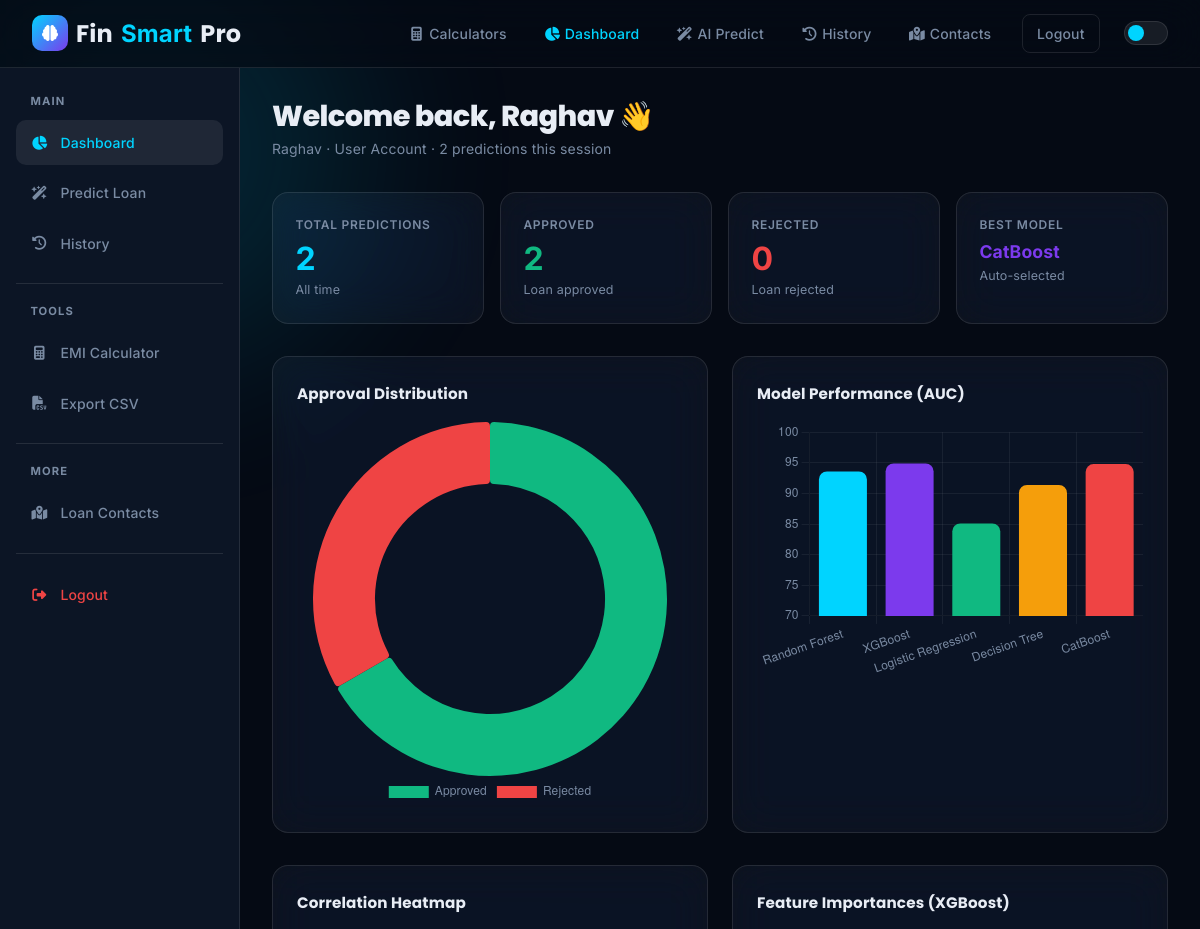
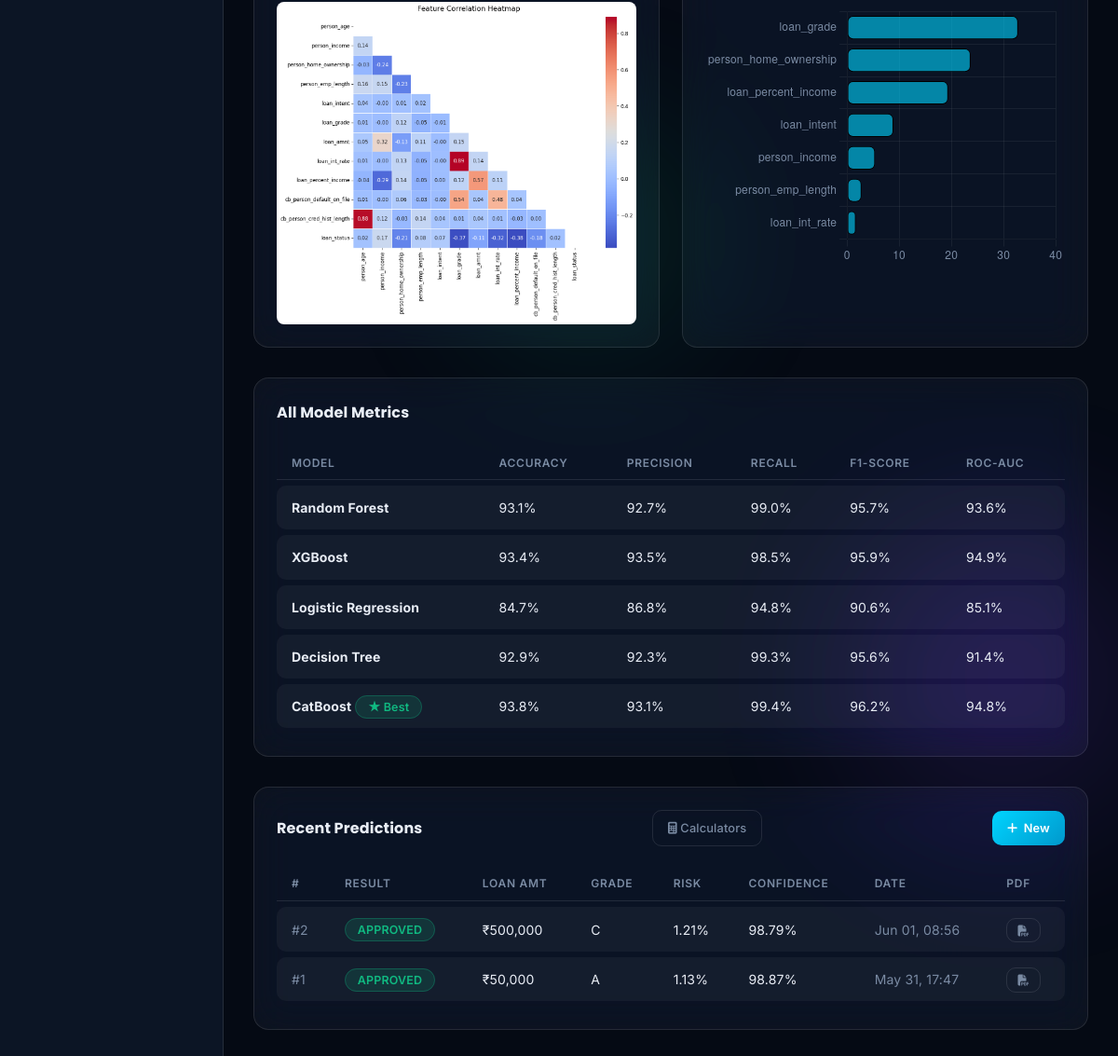
The page /dashboard (signed in) on the database its author committed (2 pictures, top to bottom).
### app.py (models this page shows)
class User(db.Model):
    id           = db.Column(db.Integer, primary_key=True)
    username     = db.Column(db.String(80), unique=True, nullable=False)
    email        = db.Column(db.String(120), unique=True, nullable=False)
    password     = db.Column(db.String(200), nullable=False)
    role         = db.Column(db.String(20), default='user')
    created_at   = db.Column(db.DateTime, default=datetime.datetime.utcnow)
    predictions  = db.relationship('Prediction', backref='user', lazy=True)

class Prediction(db.Model):
    id                         = db.Column(db.Integer, primary_key=True)
    user_id                    = db.Column(db.Integer, db.ForeignKey('user.id'), nullable=False)
    person_age                 = db.Column(db.Float)
    person_income              = db.Column(db.Float)
    person_home_ownership      = db.Column(db.String(20))
    person_emp_length          = db.Column(db.Float)
    loan_intent                = db.Column(db.String(30))
    loan_grade                 = db.Column(db.String(5))
    loan_amnt                  = db.Column(db.Float)
    loan_int_rate              = db.Column(db.Float)
    loan_percent_income        = db.Column(db.Float)
    cb_person_default_on_file  = db.Column(db.String(5))
    cb_person_cred_hist_length = db.Column(db.Float)
    result                     = db.Column(db.String(20))
    risk_pct                   = db.Column(db.Float)
    confidence                 = db.Column(db.Float)
    recommendation             = db.Column(db.Text)
    created_at                 = db.Column(db.DateTime, default=datetime.datetime.utcnow)

### app.py (the view)
@app.route('/dashboard')
@login_required
def dashboard():
    u     = db.session.get(User, session['user_id'])
    preds = Prediction.query.filter_by(user_id=u.id)\
                .order_by(Prediction.created_at.desc()).limit(10).all()
    return render_template('dashboard.html', user=u, predictions=preds, meta=model_meta)

### app.py (called while the page is built)
def login_required(f):
    @wraps(f)
    def decorated(*args, **kwargs):
        if 'user_id' not in session:
            return redirect(url_for('login'))
        return f(*args, **kwargs)
    return decorated

### templates/dashboard.html (shortened to what this page needs)
{% extends "base.html" %}
{% block content %}
<div class="layout-inner">
  <aside class="sidebar">
    <div class="sidebar-label">Main</div>
    <a href="{{ url_for('dashboard') }}" class="sidebar-link active"><i class="fa fa-chart-pie"></i> Dashboard</a>
    <a href="{{ url_for('predict_page') }}" class="sidebar-link"><i class="fa fa-wand-magic-sparkles"></i> Predict Loan</a>
    <a href="{{ url_for('history') }}" class="sidebar-link"><i class="fa fa-clock-rotate-left"></i> History</a>
    <div class="sidebar-divider"></div>
    <div class="sidebar-label">Tools</div>
    <a href="{{ url_for('predict_page') }}#emi" class="sidebar-link"><i class="fa fa-calculator"></i> EMI Calculator</a>
    <a href="{{ url_for('export_csv') }}" class="sidebar-link"><i class="fa fa-file-csv"></i> Export CSV</a>
    <div class="sidebar-divider"></div>
    <div class="sidebar-label">More</div>
    <a href="{{ url_for('loan_contacts') }}" class="sidebar-link{% if request.endpoint == 'loan_contacts' %} active{% endif %}"><i class="fa fa-map-location-dot"></i> Loan Contacts</a>
    <div class="sidebar-divider"></div>
    <a href="{{ url_for('logout') }}" class="sidebar-link" style="color:var(--red)"><i class="fa fa-right-from-bracket"></i> Logout</a>
  </aside>
  <main class="main-area">
    <div class="page-header">
      <h1>Welcome back, {{ user.username }} 👋</h1>
      <p>{{ user.email }} · {{ user.role.title() }} Account · {{ predictions|length }} predictions this session</p>
    </div>
    <div class="metrics-grid">
      {% set all_preds = predictions %}
      {% set approved = all_preds|selectattr('result','eq','APPROVED')|list|length %}
      {% set rejected = all_preds|length - approved %}
      <div class="glass metric-card">
        <div class="metric-label">Total Predictions</div>
        <div class="metric-value" style="color:var(--accent)">{{ all_preds|length }}</div>
        <div class="metric-sub">All time</div>
      </div>
      <div class="glass metric-card">
        <div class="metric-label">Approved</div>
        <div class="metric-value" style="color:var(--green)">{{ approved }}</div>
        <div class="metric-sub">Loan approved</div>
      </div>
      <div class="glass metric-card">
        <div class="metric-label">Rejected</div>
        <div class="metric-value" style="color:var(--red)">{{ rejected }}</div>
        <div class="metric-sub">Loan rejected</div>
      </div>
      <div class="glass metric-card">
        <div class="metric-label">Best Model</div>
        <div class="metric-value" style="font-size:1.1rem;color:var(--accent2)">{{ meta.best_model_name }}</div>
        <div class="metric-sub">Auto-selected</div>
      </div>
    </div>
    <div class="chart-grid">
      <div class="glass chart-card">
        <div class="chart-title">Approval Distribution</div>
        <canvas id="approvalChart" height="200"></canvas>
      </div>
      <div class="glass chart-card">
        <div class="chart-title">Model Performance (AUC)</div>
        <canvas id="modelChart" height="200"></canvas>
      </div>
    </div>
    <div class="chart-grid" style="margin-bottom:2rem;">
      <div class="glass chart-card">
        <div class="chart-title">Correlation Heatmap</div>
        <img src="/static/img/heatmap.png" alt="Heatmap" style="width:100%;border-radius:8px;"/>
      </div>
      <div class="glass chart-card">
        <div class="chart-title">Feature Importances (XGBoost)</div>
        <canvas id="featureChart" height="220"></canvas>
      </div>
    </div>
    <div class="glass" style="padding:1.5rem;margin-bottom:2rem;border-radius:var(--radius);">
      <div class="recent-title">All Model Metrics</div>
      <div style="overflow-x:auto;">
        <table class="smart-table">
          <thead><tr>
            <th>Model</th><th>Accuracy</th><th>Precision</th><th>Recall</th><th>F1-Score</th><th>ROC-AUC</th>
          </tr></thead>
          <tbody>
          {% for name, m in meta.all_model_metrics.items() %}
          <tr>
            <td><b>{{ name }}</b> {% if name == meta.best_model_name %}<span class="badge-approved">★ Best</span>{% endif %}</td>
            <td>{{ (m.accuracy*100)|round(1) }}%</td>
            <td>{{ (m.precision*100)|round(1) }}%</td>
            <td>{{ (m.recall*100)|round(1) }}%</td>
            <td>{{ (m.f1*100)|round(1) }}%</td>
            <td>{{ (m.roc_auc*100)|round(1) }}%</td>
          </tr>
          {% endfor %}
          </tbody>
        </table>
      </div>
    </div>
    <div class="glass" style="padding:1.5rem;border-radius:var(--radius);">
      <div style="display:flex;justify-content:space-between;align-items:center;margin-bottom:1rem;">
        <div class="recent-title" style="margin:0;">Recent Predictions</div>
        <a href="{{ url_for('calculators') }}" class="btn-ghost" style="font-size:0.8rem;padding:0.5rem 1rem;">
                <i class="fa fa-calculator"></i> Calculators
              </a>
              <a href="{{ url_for('predict_page') }}" class="btn-primary-smart" style="font-size:0.8rem;padding:0.5rem 1rem;">
          <i class="fa fa-plus"></i> New
        </a>
      </div>
      {% if predictions %}
      <div style="overflow-x:auto;">
        <table class="smart-table">
          <thead><tr><th>#</th><th>Result</th><th>Loan Amt</th><th>Grade</th><th>Risk</th><th>Confidence</th><th>Date</th><th>PDF</th></tr></thead>
          <tbody>
          {% for p in predictions %}
          <tr>
            <td style="color:var(--text-muted)">#{{ p.id }}</td>
            <td><span class="{{ 'badge-approved' if p.result=='APPROVED' else 'badge-rejected' }}">{{ p.result }}</span></td>
            <td>₹{{ "{:,.0f}".format(p.loan_amnt) }}</td>
            <td>{{ p.loan_grade or '–' }}</td>
            <td>{{ p.risk_pct }}%</td>
            <td>{{ p.confidence }}%</td>
            <td style="color:var(--text-muted)">{{ p.created_at.strftime('%b %d, %H:%M') }}</td>
            <td><a href="{{ url_for('export_pdf', pred_id=p.id) }}" class="btn-ghost" style="padding:0.3rem 0.7rem;font-size:0.75rem;"><i class="fa fa-file-pdf"></i></a></td>
          </tr>
          {% endfor %}
          </tbody>
        </table>
      </div>
      {% else %}
      <div style="text-align:center;padding:2rem;color:var(--text-muted);">
        <i class="fa fa-brain fa-2x" style="margin-bottom:0.75rem;opacity:0.3;"></i>
        <p>No predictions yet. <a href="{{ url_for('predict_page') }}" style="color:var(--accent);">Make your first prediction →</a></p>
      </div>
      {% endif %}
    </div>
  </main>
</div>
<script>
const isDark = document.documentElement.getAttribute('data-theme') === 'dark';
const gridColor = isDark ? 'rgba(255,255,255,0.06)' : 'rgba(0,0,0,0.06)';
const textColor = isDark ? '#7a8ba3' : '#5a6a82';
Chart.defaults.color = textColor;
// Approval Donut
const approved = {{ approved }};
const rejected = {{ rejected }};
new Chart(document.getElementById('approvalChart'), {
  type: 'doughnut',
  data: {
    labels: ['Approved','Rejected'],
    datasets:[{ data:[approved||1, rejected||1], backgroundColor:['#10b981','#ef4444'], borderWidth:0, borderRadius:4 }]
  },
  options: { plugins:{ legend:{ position:'bottom' } }, cutout:'65%' }
});
// Model AUC Bar
const modelNames = {{ meta.all_model_metrics.keys()|list|tojson }};
const aucVals    = {{ meta.all_model_metrics.values()|map(attribute='roc_auc')|list|tojson }};
new Chart(document.getElementById('modelChart'), {
  type:'bar',
  data:{ labels:modelNames, datasets:[{
    label:'ROC-AUC',
    data: aucVals.map(v=>+(v*100).toFixed(1)),
    backgroundColor:['#00d4ff','#7c3aed','#10b981','#f59e0b','#ef4444'],
    borderRadius:8, borderSkipped:false
  }]},
  options:{ plugins:{legend:{display:false}}, scales:{y:{min:70,max:100,grid:{color:gridColor}},x:{grid:{color:gridColor}}}}
});
// Feature Importance
fetch('/api/model-metrics').then(r=>r.json()).then(meta => {
  const fi = meta.feature_importances?.xgboost || [];
  const labels = fi.slice(0,7).map(x=>x[0]);
  const vals   = fi.slice(0,7).map(x=>+(x[1]*100).toFixed(1));
  new Chart(document.getElementById('featureChart'), {
    type:'bar',
    data:{ labels, datasets:[{ label:'Importance %', data:vals,
      backgroundColor:'rgba(0,212,255,0.6)', borderColor:'var(--accent)',
      borderWidth:1, borderRadius:6, borderSkipped:false }]},
    options:{
      indexAxis:'y',
      plugins:{legend:{display:false}},
      scales:{ x:{grid:{color:gridColor}}, y:{grid:{color:gridColor}} }
    }
  });
});
</script>
{% endblock %}

### templates/base.html (shortened to what this page needs)
<!DOCTYPE html>
<html lang="en" data-theme="dark">
<head>
  <link href="https://cdnjs.cloudflare.com/ajax/libs/bootstrap/5.3.3/css/bootstrap.min.css" rel="stylesheet"/>
  <link href="https://cdnjs.cloudflare.com/ajax/libs/font-awesome/6.5.2/css/all.min.css" rel="stylesheet"/>
</head>
<body>
<div class="bg-canvas">
  <div class="bg-orb"></div>
</div>
<nav class="navbar-smart">
  <a href="{{ url_for('index') }}" class="nav-brand">
    <span class="brand-icon"><i class="fa-solid fa-brain"></i></span>
    Fin<span style="color:var(--accent)">Smart</span> Pro
  </a>
  <div class="nav-links">
    <a href="{{ url_for('calculators') }}" {% if request.endpoint == 'calculators' %}class="active"{% endif %}>
      <i class="fa fa-calculator fa-fw"></i> Calculators
    </a>
    {% if session.get('user_id') %}
      <a href="{{ url_for('dashboard') }}" {% if request.endpoint == 'dashboard' %}class="active"{% endif %}><i class="fa fa-chart-pie fa-fw"></i> Dashboard</a>
      <a href="{{ url_for('predict_page') }}" {% if request.endpoint == 'predict_page' %}class="active"{% endif %}><i class="fa fa-wand-magic-sparkles fa-fw"></i> AI Predict</a>
      <a href="{{ url_for('history') }}" {% if request.endpoint == 'history' %}class="active"{% endif %}><i class="fa fa-clock-rotate-left fa-fw"></i> History</a>
      <a href="{{ url_for('loan_contacts') }}" {% if request.endpoint == 'loan_contacts' %}class="active"{% endif %}><i class="fa fa-map-location-dot fa-fw"></i> Contacts</a>
      <a href="{{ url_for('logout') }}" class="btn-ghost ms-2">Logout</a>
    {% else %}
      <a href="{{ url_for('login') }}">Login</a>
      <a href="{{ url_for('register') }}" class="btn-primary-smart">Get Started</a>
    {% endif %}
    <button class="theme-toggle ms-3" onclick="toggleTheme()" title="Toggle theme"></button>
  </div>
</nav>
<div class="page-content">
  {% block content %}{% endblock %}
</div>
</body>
</html>

### templates/dashboard.html (style rules this page uses)
.layout-inner { display:flex; min-height:calc(100vh - 64px); }
.sidebar { width:240px;min-height:100%;flex-shrink:0;background:var(--bg2);border-right:1px solid var(--border);padding:1.5rem 1rem;display:flex;flex-direction:column;gap:0.3rem; }
.sidebar-link { display:flex;align-items:center;gap:0.75rem;padding:0.7rem 0.9rem;border-radius:10px;color:var(--text-muted);text-decoration:none;font-size:0.875rem;font-weight:500;transition:all 0.2s; }
.sidebar-link:hover,.sidebar-link.active { background:var(--surface2);color:var(--accent); }
.sidebar-link i { width:18px;text-align:center; }
.sidebar-divider { height:1px;background:var(--border);margin:0.8rem 0; }
.sidebar-label { font-size:0.7rem;font-weight:700;letter-spacing:0.1em;text-transform:uppercase;color:var(--text-muted);padding:0 0.9rem;margin-bottom:0.3rem; }
.main-area { flex:1;padding:2rem;overflow-x:hidden; }
.page-header { margin-bottom:2rem; }
.page-header h1 { font-family:var(--font-head);font-size:1.8rem;font-weight:800;margin-bottom:0.25rem; }
.page-header p { color:var(--text-muted);font-size:0.875rem; }
.metrics-grid { display:grid;grid-template-columns:repeat(auto-fit,minmax(180px,1fr));gap:1rem;margin-bottom:2rem; }
.chart-grid { display:grid;grid-template-columns:1fr 1fr;gap:1.5rem;margin-bottom:2rem; }
.chart-card { padding:1.5rem;border-radius:var(--radius); }
.chart-title { font-family:var(--font-head);font-weight:700;font-size:0.95rem;margin-bottom:1rem; }
.recent-title { font-family:var(--font-head);font-weight:700;font-size:1rem;margin-bottom:1rem; }

### rows shown on the page
User: username "Raghav", email "Raghav", role "User"
Prediction: id "2", result "APPROVED", loan_amnt "500,000", loan_grade "C", risk_pct "1.21", confidence "98.79", created_at "Jun 01, 08:56"
Prediction: id "1", result "APPROVED", loan_amnt "50,000", loan_grade "A", risk_pct "1.13", confidence "98.87", created_at "May 31, 17:47"

### other values the page prints
{{ predictions|length }} "2"
{{ all_preds|length }} "2"
{{ approved }} "2"
{{ rejected }} "0"
{{ meta.best_model_name }} "CatBoost"
{{ name }} "Random Forest" "XGBoost" "Logistic Regression" "Decision Tree" "CatBoost"
{{ (m.accuracy*100)|round(1) }} "93.1" "93.4" "84.7" "92.9" "93.8"
{{ (m.precision*100)|round(1) }} "92.7" "93.5" "86.8" "92.3" "93.1"
{{ (m.recall*100)|round(1) }} "99.0" "98.5" "94.8" "99.3" "99.4"
{{ (m.f1*100)|round(1) }} "95.7" "95.9" "90.6" "95.6" "96.2"
{{ (m.roc_auc*100)|round(1) }} "93.6" "94.9" "85.1" "91.4" "94.8"
chart data {{ approved }} 2
chart data {{ rejected }} 0
